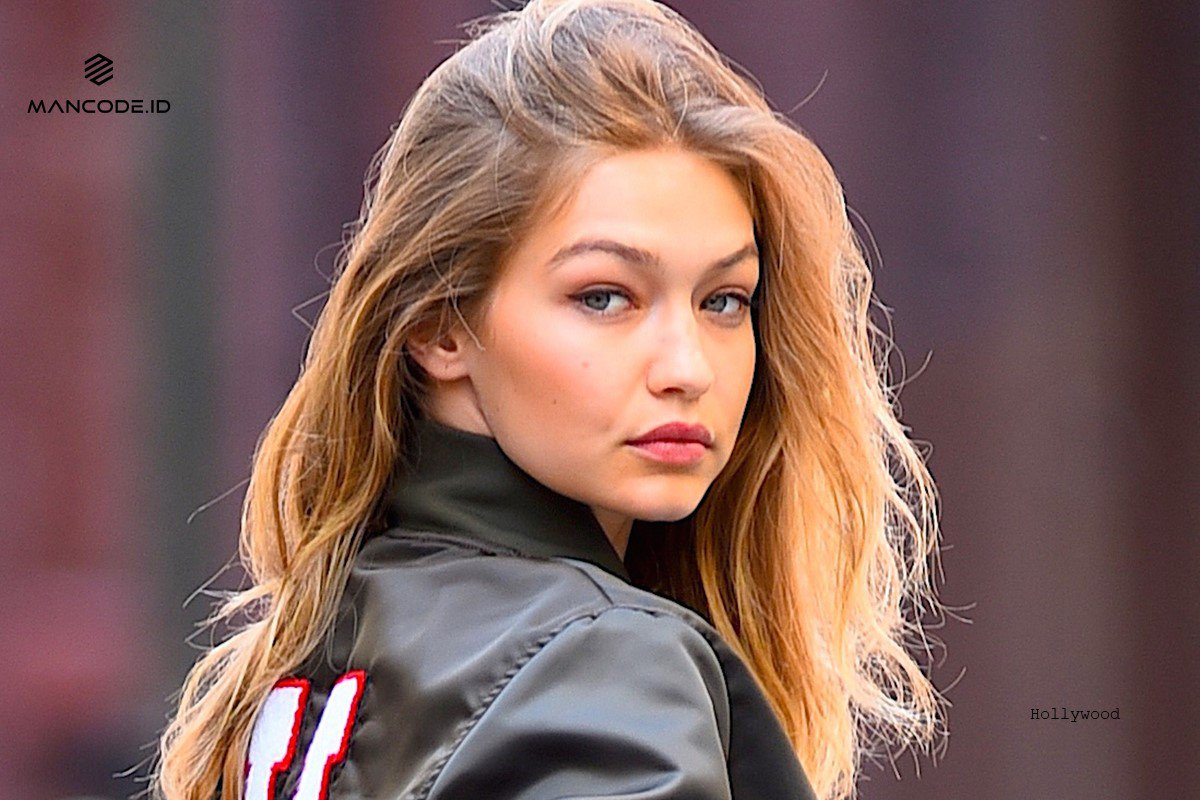
#> input picture 23_Face_Detection/image_1.jpg, 1200 x 800 px, given in place of the camera
$ python 31_a_FilterColor_webcam.py
#> lines starting #> are read from the running program, lines starting #| are printed output that depends on the picture; after the words box and inside, x2 and y2 are one past the last pixel; in counts of white or black regions, pixels touching at a corner belong together
import cv2
import numpy as np

# https://www.geeksforgeeks.org/filter-color-with-opencv/

'''
For color segmentation, all we need is the threshold values or the knowledge of the lower bound and
upper bound range of colors in one of the color spaces. It works best in the Hue-Saturation-Value color space.
After specifying the range of color to be segmented, it is needed to create a mask accordingly and by using it,
a particular region of interest can be separated out.
'''

cap = cv2.VideoCapture(0)

while(1):
    _, frame = cap.read()
#> frame is the input picture: shape (800, 1200, 3); mean B, G, R 91.6, 96.3, 128.2
    # It converts the RGB color space of image to HSV color space
    hsv = cv2.cvtColor(frame, cv2.COLOR_BGR2HSV)
#> hsv: shape (800, 1200, 3); mean H, S, V 97.9, 81.9, 129.1

    # Threshold of blue in HSV space
    lower_blue = np.array([60, 35, 140])
    upper_blue = np.array([180, 255, 255])

    # Preparing the mask to overlay
    mask = cv2.inRange(hsv, lower_blue, upper_blue)
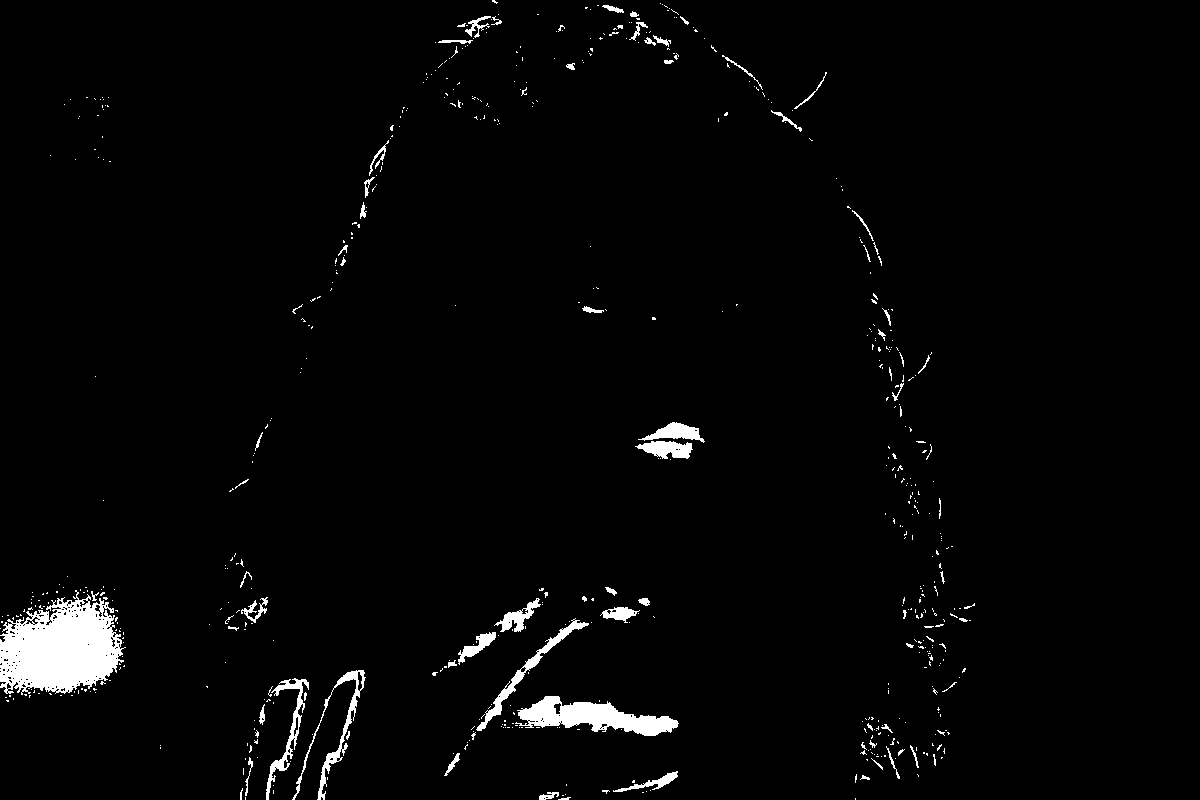
#> mask: shape (800, 1200); 2.4% white; 616 white regions (539 under 20 px), largest, box (x1, y1, x2, y2) and area: (0, 590, 126, 695) 8634, (515, 696, 679, 736) 3210, (292, 670, 366, 800) 1158

    # The black region in the mask has the value of 0
    # so when multiplied with original image removes all non-blue regions
    result = cv2.bitwise_and(frame, frame, mask = mask)
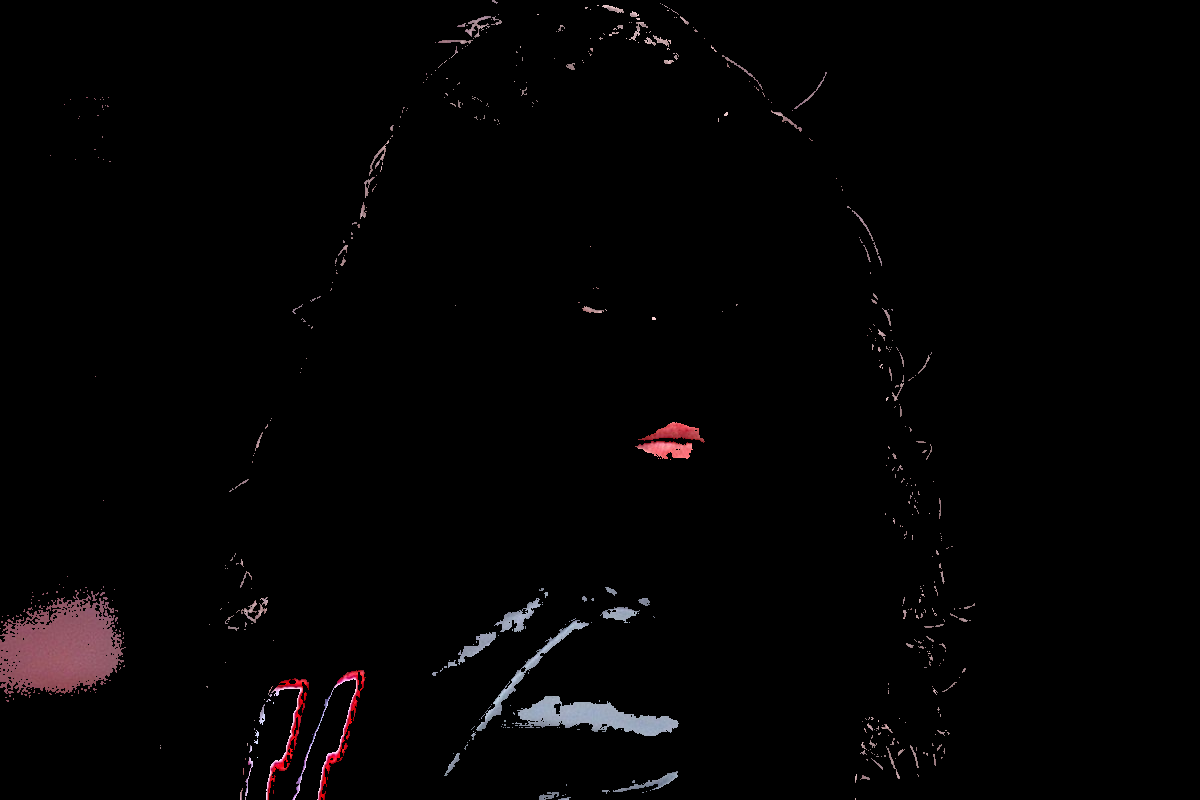
#> result: shape (800, 1200, 3); mean B, G, R 3.2, 2.8, 3.9

    cv2.imshow('frame', frame)
    cv2.imshow('mask', mask)
    cv2.imshow('result', result)

    cv2.waitKey(0)


cv2.destroyAllWindows()
cap.release()

$ run again, on 23_Face_Detection/image_2.jpg
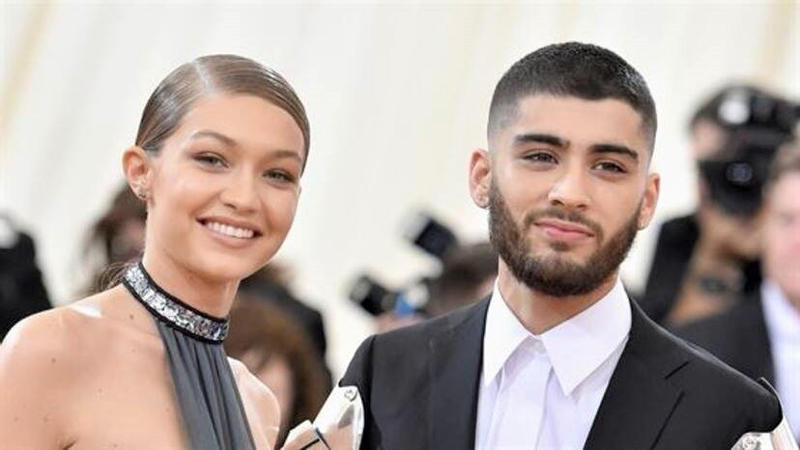
#> input picture 23_Face_Detection/image_2.jpg, 800 x 450 px, given in place of the camera
#> frame is the input picture: shape (450, 800, 3); mean B, G, R 157.9, 163.8, 177.3
#> hsv: shape (450, 800, 3); mean H, S, V 44.2, 38.1, 179.3
#> `mask = cv2.inRange(hsv, lower_blue, upper_blue)`:
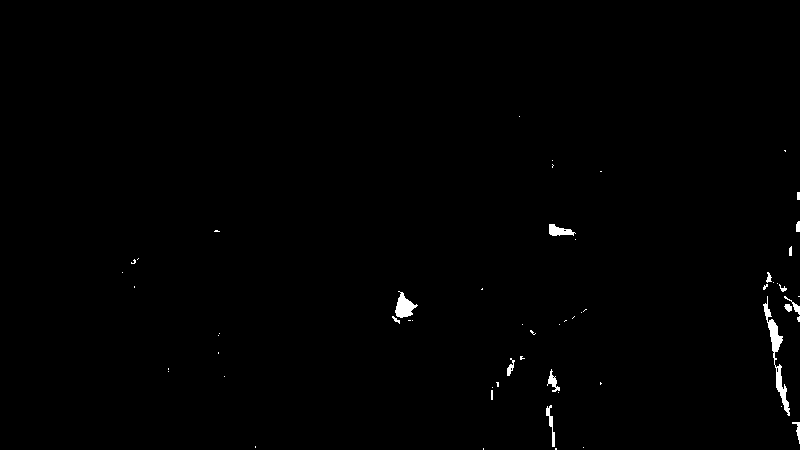
#> mask: shape (450, 800); 0.57% white; 58 white regions (42 under 20 px), largest, box (x1, y1, x2, y2) and area: (763, 296, 790, 416) 671, (395, 291, 418, 318) 328, (549, 224, 576, 236) 193
